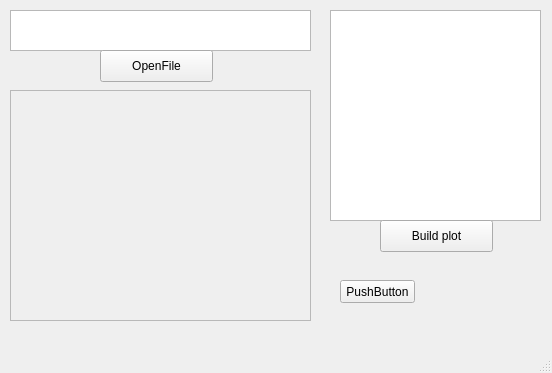
<?xml version="1.0" encoding="UTF-8"?>
<ui version="4.0">
 <class>MainWindow</class>
 <widget class="QMainWindow" name="MainWindow">
  <property name="geometry">
   <rect>
    <x>0</x>
    <y>0</y>
    <width>552</width>
    <height>373</height>
   </rect>
  </property>
  <property name="windowTitle">
   <string>MainWindow</string>
  </property>
  <widget class="QWidget" name="centralwidget">
   <widget class="QPlainTextEdit" name="filePath">
    <property name="geometry">
     <rect>
      <x>10</x>
      <y>10</y>
      <width>301</width>
      <height>41</height>
     </rect>
    </property>
   </widget>
   <widget class="QScrollArea" name="scrollArea">
    <property name="geometry">
     <rect>
      <x>10</x>
      <y>90</y>
      <width>301</width>
      <height>231</height>
     </rect>
    </property>
    <property name="widgetResizable">
     <bool>true</bool>
    </property>
    <widget class="QWidget" name="scrollArea1">
     <property name="geometry">
      <rect>
       <x>0</x>
       <y>0</y>
       <width>299</width>
       <height>229</height>
      </rect>
     </property>
    </widget>
   </widget>
   <widget class="QListWidget" name="list1">
    <property name="geometry">
     <rect>
      <x>330</x>
      <y>10</y>
      <width>211</width>
      <height>211</height>
     </rect>
    </property>
   </widget>
   <widget class="QPushButton" name="fileOpen">
    <property name="geometry">
     <rect>
      <x>100</x>
      <y>50</y>
      <width>113</width>
      <height>32</height>
     </rect>
    </property>
    <property name="text">
     <string>OpenFile</string>
    </property>
   </widget>
   <widget class="QPushButton" name="buildBut">
    <property name="geometry">
     <rect>
      <x>380</x>
      <y>220</y>
      <width>113</width>
      <height>32</height>
     </rect>
    </property>
    <property name="text">
     <string>Build plot</string>
    </property>
   </widget>
   <widget class="QPushButton" name="Not">
    <property name="geometry">
     <rect>
      <x>340</x>
      <y>280</y>
      <width>75</width>
      <height>23</height>
     </rect>
    </property>
    <property name="text">
     <string>PushButton</string>
    </property>
   </widget>
  </widget>
  <widget class="QMenuBar" name="menubar">
   <property name="geometry">
    <rect>
     <x>0</x>
     <y>0</y>
     <width>552</width>
     <height>21</height>
    </rect>
   </property>
  </widget>
  <widget class="QStatusBar" name="statusbar"/>
 </widget>
 <resources/>
 <connections/>
</ui>
